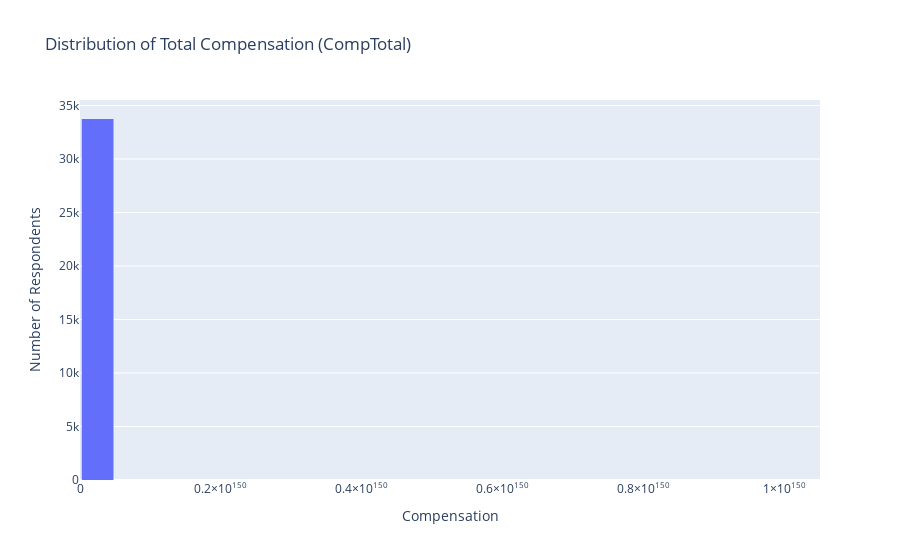

Notebook source saved alongside this figure:
### Markdown cell above
### Visualizing the Distribution of Data

**Histograms**

Plot a histogram of CompTotal (Total Compensation).

### Code cell
## Write your code here
#Step 1: Inspect the data range

import plotly.express as px

# Query CompTotal from database
QUERY = """
SELECT CompTotal
FROM main
WHERE CompTotal IS NOT NULL
"""
df_comp = pd.read_sql_query(QUERY, conn)

# Plot interactive histogram
fig = px.histogram(
    df_comp,
    x="CompTotal",
    nbins=30, 
    title="Distribution of Total Compensation (CompTotal)"
)
fig.update_layout(
    xaxis_title="Compensation",
    yaxis_title="Number of Respondents",
    bargap=0.1
)
fig.show()

print("Min:", df_comp['CompTotal'].min())
print("Max:", df_comp['CompTotal'].max())
print("Median:", df_comp['CompTotal'].median())
print("90th Percentile:", df_comp['CompTotal'].quantile(0.9))

### Figure 1 — Plotly figure (JSON) as saved in the notebook; plotly's stock layout.template omitted (floating-point values rounded to 4 significant figures; data arrays with more than 128 entries replaced by an {"elided": "..."} marker saying what was removed)
{"data": [{"bingroup": "x", "hovertemplate": "CompTotal=%{x}<br>count=%{y}<extra></extra>", "legendgroup": "", "marker": {"color": "#636efa", "pattern": {"shape": ""}}, "name": "", "nbinsx": 30, "orientation": "v", "showlegend": false, "type": "histogram", "x": {"elided": "33740 float values"}, "xaxis": "x", "yaxis": "y"}], "layout": {"bargap": 0.1, "barmode": "relative", "legend": {"tracegroupgap": 0}, "title": {"text": "Distribution of Total Compensation (CompTotal)"}, "xaxis": {"anchor": "y", "domain": [0, 1], "title": {"text": "Compensation"}}, "yaxis": {"anchor": "x", "domain": [0, 1], "title": {"text": "Number of Respondents"}}}}
